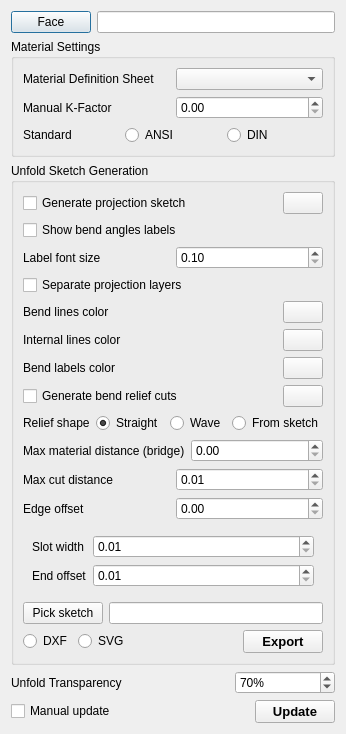
<?xml version="1.0" encoding="UTF-8"?>
<ui version="4.0">
 <class>SMUnfoldTaskPanel</class>
 <widget class="QDialog" name="SMUnfoldTaskPanel">
  <property name="geometry">
   <rect>
    <x>0</x>
    <y>0</y>
    <width>345</width>
    <height>630</height>
   </rect>
  </property>
  <property name="windowTitle">
   <string>Unfold properties</string>
  </property>
  <layout class="QVBoxLayout" name="verticalLayout">
   <item>
    <layout class="QHBoxLayout" name="horizontalLayout_6">
     <item>
      <widget class="QPushButton" name="pushFace">
       <property name="text">
        <string>Face</string>
       </property>
      </widget>
     </item>
     <item>
      <widget class="QLineEdit" name="txtFace"/>
     </item>
    </layout>
   </item>
   <item>
    <widget class="QGroupBox" name="groupBox">
     <property name="sizePolicy">
      <sizepolicy hsizetype="Preferred" vsizetype="Preferred">
       <horstretch>0</horstretch>
       <verstretch>0</verstretch>
      </sizepolicy>
     </property>
     <property name="title">
      <string>Material Settings</string>
     </property>
     <layout class="QVBoxLayout" name="verticalLayout_2">
      <item>
       <layout class="QHBoxLayout" name="materalDefinitionSheetLayout">
        <item>
         <widget class="QLabel" name="label_4">
          <property name="text">
           <string>Material Definition Sheet</string>
          </property>
         </widget>
        </item>
        <item>
         <widget class="QComboBox" name="availableMds"/>
        </item>
       </layout>
      </item>
      <item>
       <widget class="QWidget" name="groupManualFactor" native="true">
        <layout class="QVBoxLayout" name="verticalLayout_4">
         <property name="margin">
          <number>0</number>
         </property>
         <item>
          <layout class="QHBoxLayout" name="horizontalLayout">
           <property name="sizeConstraint">
            <enum>QLayout::SetDefaultConstraint</enum>
           </property>
           <item>
            <widget class="QLabel" name="label_5">
             <property name="text">
              <string>Manual K-Factor</string>
             </property>
            </widget>
           </item>
           <item>
            <widget class="Gui::DoubleSpinBox" name="floatKFactor">
             <property name="sizePolicy">
              <sizepolicy hsizetype="Preferred" vsizetype="Preferred">
               <horstretch>0</horstretch>
               <verstretch>0</verstretch>
              </sizepolicy>
             </property>
             <property name="maximum">
              <double>1.000000000000000</double>
             </property>
             <property name="singleStep">
              <double>0.010000000000000</double>
             </property>
            </widget>
           </item>
          </layout>
         </item>
         <item>
          <layout class="QHBoxLayout" name="horizontalLayout_8">
           <item>
            <widget class="QLabel" name="label_6">
             <property name="text">
              <string>Standard</string>
             </property>
            </widget>
           </item>
           <item>
            <widget class="QRadioButton" name="kfactorAnsi">
             <property name="text">
              <string>ANSI</string>
             </property>
             <attribute name="buttonGroup">
              <string notr="true">kFactorGroup</string>
             </attribute>
            </widget>
           </item>
           <item>
            <widget class="QRadioButton" name="kfactorDin">
             <property name="text">
              <string>DIN</string>
             </property>
             <attribute name="buttonGroup">
              <string notr="true">kFactorGroup</string>
             </attribute>
            </widget>
           </item>
          </layout>
         </item>
        </layout>
       </widget>
      </item>
     </layout>
    </widget>
   </item>
   <item>
    <widget class="QGroupBox" name="groupBox_2">
     <property name="sizePolicy">
      <sizepolicy hsizetype="Preferred" vsizetype="Preferred">
       <horstretch>0</horstretch>
       <verstretch>0</verstretch>
      </sizepolicy>
     </property>
     <property name="title">
      <string>Unfold Sketch Generation</string>
     </property>
     <layout class="QVBoxLayout" name="verticalLayout_3">
      <item>
       <layout class="QHBoxLayout" name="horizontalLayout_3">
        <item>
         <widget class="QCheckBox" name="chkSketch">
          <property name="text">
           <string>Generate projection sketch</string>
          </property>
         </widget>
        </item>
        <item>
         <spacer name="horizontalSpacer_4">
          <property name="orientation">
           <enum>Qt::Horizontal</enum>
          </property>
          <property name="sizeHint" stdset="0">
           <size>
            <width>40</width>
            <height>20</height>
           </size>
          </property>
         </spacer>
        </item>
        <item>
         <widget class="Gui::ColorButton" name="genColor">
          <property name="color" stdset="0">
           <color>
            <red>66</red>
            <green>203</green>
            <blue>105</blue>
           </color>
          </property>
         </widget>
        </item>
       </layout>
      </item>
      <item>
       <widget class="QCheckBox" name="chkAngleLabels">
        <property name="text">
         <string>Show bend angles labels</string>
        </property>
       </widget>
      </item>
      <item>
       <layout class="QHBoxLayout" name="horizontalLayout_7">
        <property name="sizeConstraint">
         <enum>QLayout::SetDefaultConstraint</enum>
        </property>
        <item>
         <widget class="QLabel" name="label_7">
          <property name="text">
           <string>Label font size</string>
          </property>
         </widget>
        </item>
        <item>
         <widget class="Gui::QuantitySpinBox" name="fontSize">
          <property name="minimum">
           <double>0.100000000000000</double>
          </property>
          <property name="unit" stdset="0">
           <string notr="true">mm</string>
          </property>
         </widget>
        </item>
       </layout>
      </item>
      <item>
       <widget class="QCheckBox" name="chkSeparate">
        <property name="text">
         <string>Separate projection layers</string>
        </property>
       </widget>
      </item>
      <item>
       <layout class="QHBoxLayout" name="horizontalLayout_5">
        <item>
         <widget class="QLabel" name="label_2">
          <property name="text">
           <string>Bend lines color</string>
          </property>
         </widget>
        </item>
        <item>
         <spacer name="horizontalSpacer_3">
          <property name="orientation">
           <enum>Qt::Horizontal</enum>
          </property>
          <property name="sizeHint" stdset="0">
           <size>
            <width>40</width>
            <height>20</height>
           </size>
          </property>
         </spacer>
        </item>
        <item>
         <widget class="Gui::ColorButton" name="bendColor"/>
        </item>
       </layout>
      </item>
      <item>
       <layout class="QHBoxLayout" name="horizontalLayout_4">
        <item>
         <widget class="QLabel" name="label_3">
          <property name="text">
           <string>Internal lines color</string>
          </property>
         </widget>
        </item>
        <item>
         <spacer name="horizontalSpacer_2">
          <property name="orientation">
           <enum>Qt::Horizontal</enum>
          </property>
          <property name="sizeHint" stdset="0">
           <size>
            <width>40</width>
            <height>20</height>
           </size>
          </property>
         </spacer>
        </item>
        <item>
         <widget class="Gui::ColorButton" name="internalColor"/>
        </item>
       </layout>
      </item>
      <item>
       <layout class="QHBoxLayout" name="horizontalLayout_12">
        <item>
         <widget class="QLabel" name="label_8">
          <property name="text">
           <string>Bend labels color</string>
          </property>
         </widget>
        </item>
        <item>
         <spacer name="horizontalSpacer_5">
          <property name="orientation">
           <enum>Qt::Horizontal</enum>
          </property>
          <property name="sizeHint" stdset="0">
           <size>
            <width>40</width>
            <height>20</height>
           </size>
          </property>
         </spacer>
        </item>
        <item>
         <widget class="Gui::ColorButton" name="bendLabelColor"/>
        </item>
       </layout>
      </item>
      <item>
       <widget class="QWidget" name="groupBendCuts" native="true">
        <layout class="QVBoxLayout" name="verticalLayout_5">
         <property name="margin">
          <number>0</number>
         </property>
         <item>
          <layout class="QHBoxLayout" name="horizontalLayout_13">
           <item>
            <widget class="QCheckBox" name="chkBendCuts">
             <property name="text">
              <string>Generate bend relief cuts</string>
             </property>
            </widget>
           </item>
           <item>
            <spacer name="horizontalSpacer_6">
             <property name="orientation">
              <enum>Qt::Horizontal</enum>
             </property>
             <property name="sizeHint" stdset="0">
              <size>
               <width>40</width>
               <height>20</height>
              </size>
             </property>
            </spacer>
           </item>
           <item>
            <widget class="Gui::ColorButton" name="cutColor">
             <property name="color" stdset="0">
              <color>
               <red>0</red>
               <green>192</green>
               <blue>255</blue>
              </color>
             </property>
            </widget>
           </item>
          </layout>
         </item>
         <item>
          <widget class="QWidget" name="groupBendCutsBody" native="true">
           <layout class="QVBoxLayout" name="verticalLayout_6">
            <property name="margin">
             <number>0</number>
            </property>
            <item>
             <layout class="QHBoxLayout" name="horizontalLayout_14">
              <item>
               <widget class="QLabel" name="label_9">
                <property name="text">
                 <string>Relief shape</string>
                </property>
               </widget>
              </item>
              <item>
               <widget class="QRadioButton" name="radioStraightCut">
                <property name="text">
                 <string>Straight</string>
                </property>
                <property name="checked">
                 <bool>true</bool>
                </property>
                <attribute name="buttonGroup">
                 <string notr="true">cutShapeGroup</string>
                </attribute>
               </widget>
              </item>
              <item>
               <widget class="QRadioButton" name="radioWaveCut">
                <property name="text">
                 <string>Wave</string>
                </property>
                <property name="toolTip">
                 <string>Closed slots for laser cutting. Bridge width stays fixed; cut length is a maximum. Bend lines and angle labels are omitted.</string>
                </property>
                <attribute name="buttonGroup">
                 <string notr="true">cutShapeGroup</string>
                </attribute>
               </widget>
              </item>
              <item>
               <widget class="QRadioButton" name="radioSketchCut">
                <property name="text">
                 <string>From sketch</string>
                </property>
                <attribute name="buttonGroup">
                 <string notr="true">cutShapeGroup</string>
                </attribute>
               </widget>
              </item>
             </layout>
            </item>
            <item>
             <layout class="QHBoxLayout" name="horizontalLayout_15">
              <item>
               <widget class="QLabel" name="label_10">
                <property name="text">
                 <string>Max material distance (bridge)</string>
                </property>
               </widget>
              </item>
              <item>
               <widget class="Gui::QuantitySpinBox" name="maxMaterialDist">
                <property name="minimum">
                 <double>0.000000000000000</double>
                </property>
                <property name="unit" stdset="0">
                 <string notr="true">mm</string>
                </property>
               </widget>
              </item>
             </layout>
            </item>
            <item>
             <layout class="QHBoxLayout" name="horizontalLayout_16">
              <item>
               <widget class="QLabel" name="label_11">
                <property name="text">
                 <string>Max cut distance</string>
                </property>
               </widget>
              </item>
              <item>
               <widget class="Gui::QuantitySpinBox" name="maxCutDist">
                <property name="minimum">
                 <double>0.010000000000000</double>
                </property>
                <property name="unit" stdset="0">
                 <string notr="true">mm</string>
                </property>
               </widget>
              </item>
             </layout>
            </item>
            <item>
             <layout class="QHBoxLayout" name="horizontalLayout_17">
              <item>
               <widget class="QLabel" name="label_12">
                <property name="text">
                 <string>Edge offset</string>
                </property>
               </widget>
              </item>
              <item>
               <widget class="Gui::QuantitySpinBox" name="cutEdgeOffset">
                <property name="minimum">
                 <double>0.000000000000000</double>
                </property>
                <property name="unit" stdset="0">
                 <string notr="true">mm</string>
                </property>
               </widget>
              </item>
             </layout>
            </item>
            <item>
             <widget class="QWidget" name="groupWaveCut" native="true">
              <layout class="QFormLayout" name="waveCutLayout">
               <item row="0" column="0">
                <widget class="QLabel" name="waveGapLabel">
                 <property name="text">
                  <string>Slot width</string>
                 </property>
                </widget>
               </item>
               <item row="0" column="1">
                <widget class="Gui::QuantitySpinBox" name="waveGap">
                 <property name="minimum">
                  <double>0.010000000000000</double>
                 </property>
                 <property name="unit" stdset="0">
                  <string notr="true">mm</string>
                 </property>
                </widget>
               </item>
               <item row="1" column="0">
                <widget class="QLabel" name="waveDepthLabel">
                 <property name="text">
                  <string>End offset</string>
                 </property>
                </widget>
               </item>
               <item row="1" column="1">
                <widget class="Gui::QuantitySpinBox" name="waveDepth">
                 <property name="minimum">
                  <double>0.010000000000000</double>
                 </property>
                 <property name="unit" stdset="0">
                  <string notr="true">mm</string>
                 </property>
                </widget>
               </item>
              </layout>
             </widget>
            </item>
            <item>
             <widget class="QWidget" name="groupCutShape" native="true">
              <layout class="QHBoxLayout" name="horizontalLayout_18">
               <property name="margin">
                <number>0</number>
               </property>
               <item>
                <widget class="QPushButton" name="pushCutSketch">
                 <property name="text">
                  <string>Pick sketch</string>
                 </property>
                </widget>
               </item>
               <item>
                <widget class="QLineEdit" name="txtCutSketch"/>
               </item>
              </layout>
             </widget>
            </item>
           </layout>
          </widget>
         </item>
        </layout>
       </widget>
      </item>
      <item>
       <widget class="QWidget" name="groupExport" native="true">
        <layout class="QHBoxLayout" name="horizontalLayout_11">
         <property name="margin">
          <number>0</number>
         </property>
         <item>
          <layout class="QHBoxLayout" name="horizontalLayout_10">
           <item>
            <widget class="QRadioButton" name="dxfExport">
             <property name="text">
              <string>DXF</string>
             </property>
             <property name="autoExclusive">
              <bool>true</bool>
             </property>
             <attribute name="buttonGroup">
              <string notr="true">exportGroup</string>
             </attribute>
            </widget>
           </item>
           <item>
            <widget class="QRadioButton" name="svgExport">
             <property name="sizePolicy">
              <sizepolicy hsizetype="Expanding" vsizetype="Fixed">
               <horstretch>0</horstretch>
               <verstretch>0</verstretch>
              </sizepolicy>
             </property>
             <property name="text">
              <string>SVG</string>
             </property>
             <attribute name="buttonGroup">
              <string notr="true">exportGroup</string>
             </attribute>
            </widget>
           </item>
           <item>
            <widget class="QPushButton" name="pushExport">
             <property name="sizePolicy">
              <sizepolicy hsizetype="Minimum" vsizetype="Fixed">
               <horstretch>0</horstretch>
               <verstretch>0</verstretch>
              </sizepolicy>
             </property>
             <property name="font">
              <font>
               <pointsize>10</pointsize>
               <weight>75</weight>
               <bold>true</bold>
              </font>
             </property>
             <property name="text">
              <string>Export</string>
             </property>
             <property name="icon">
              <iconset>
               <normalon>Icons:SheetMetal_UnfoldExport.svg</normalon>
              </iconset>
             </property>
             <property name="iconSize">
              <size>
               <width>20</width>
               <height>20</height>
              </size>
             </property>
            </widget>
           </item>
          </layout>
         </item>
        </layout>
       </widget>
      </item>
     </layout>
    </widget>
   </item>
   <item>
    <layout class="QHBoxLayout" name="horizontalLayout_2">
     <property name="sizeConstraint">
      <enum>QLayout::SetMinimumSize</enum>
     </property>
     <property name="topMargin">
      <number>0</number>
     </property>
     <item>
      <widget class="QLabel" name="label">
       <property name="sizePolicy">
        <sizepolicy hsizetype="Minimum" vsizetype="Preferred">
         <horstretch>0</horstretch>
         <verstretch>0</verstretch>
        </sizepolicy>
       </property>
       <property name="text">
        <string>Unfold Transparency</string>
       </property>
      </widget>
     </item>
     <item>
      <widget class="QSpinBox" name="transSpin">
       <property name="sizePolicy">
        <sizepolicy hsizetype="Preferred" vsizetype="Fixed">
         <horstretch>0</horstretch>
         <verstretch>0</verstretch>
        </sizepolicy>
       </property>
       <property name="maximumSize">
        <size>
         <width>100</width>
         <height>16777215</height>
        </size>
       </property>
       <property name="suffix">
        <string>%</string>
       </property>
       <property name="maximum">
        <number>100</number>
       </property>
       <property name="value">
        <number>70</number>
       </property>
      </widget>
     </item>
    </layout>
   </item>
   <item>
    <layout class="QHBoxLayout" name="horizontalLayout_9">
     <item>
      <widget class="QCheckBox" name="chkManualUpdate">
       <property name="sizePolicy">
        <sizepolicy hsizetype="Expanding" vsizetype="Fixed">
         <horstretch>0</horstretch>
         <verstretch>0</verstretch>
        </sizepolicy>
       </property>
       <property name="text">
        <string>Manual update</string>
       </property>
      </widget>
     </item>
     <item>
      <widget class="QPushButton" name="pushUnfold">
       <property name="sizePolicy">
        <sizepolicy hsizetype="Minimum" vsizetype="Fixed">
         <horstretch>0</horstretch>
         <verstretch>0</verstretch>
        </sizepolicy>
       </property>
       <property name="font">
        <font>
         <pointsize>10</pointsize>
         <weight>75</weight>
         <bold>true</bold>
        </font>
       </property>
       <property name="text">
        <string>Update</string>
       </property>
       <property name="icon">
        <iconset>
         <normalon>Icons:SheetMetal_UnfoldUpdate.svg</normalon>
        </iconset>
       </property>
       <property name="iconSize">
        <size>
         <width>20</width>
         <height>20</height>
        </size>
       </property>
      </widget>
     </item>
    </layout>
   </item>
   <item>
    <spacer name="verticalSpacer">
     <property name="orientation">
      <enum>Qt::Vertical</enum>
     </property>
     <property name="sizeHint" stdset="0">
      <size>
       <width>20</width>
       <height>40</height>
      </size>
     </property>
    </spacer>
   </item>
  </layout>
 </widget>
 <customwidgets>
  <customwidget>
   <class>Gui::DoubleSpinBox</class>
   <extends>QDoubleSpinBox</extends>
   <header>gui::doublespinbox.h</header>
  </customwidget>
  <customwidget>
   <class>Gui::ColorButton</class>
   <extends>QPushButton</extends>
   <header>Gui/Widgets.h</header>
  </customwidget>
  <customwidget>
   <class>Gui::QuantitySpinBox</class>
   <extends>QDoubleSpinBox</extends>
   <header>Gui/QuantitySpinBox.h</header>
  </customwidget>
 </customwidgets>
 <resources/>
 <connections/>
 <buttongroups>
  <buttongroup name="exportGroup"/>
  <buttongroup name="kFactorGroup"/>
  <buttongroup name="cutShapeGroup"/>
 </buttongroups>
</ui>
